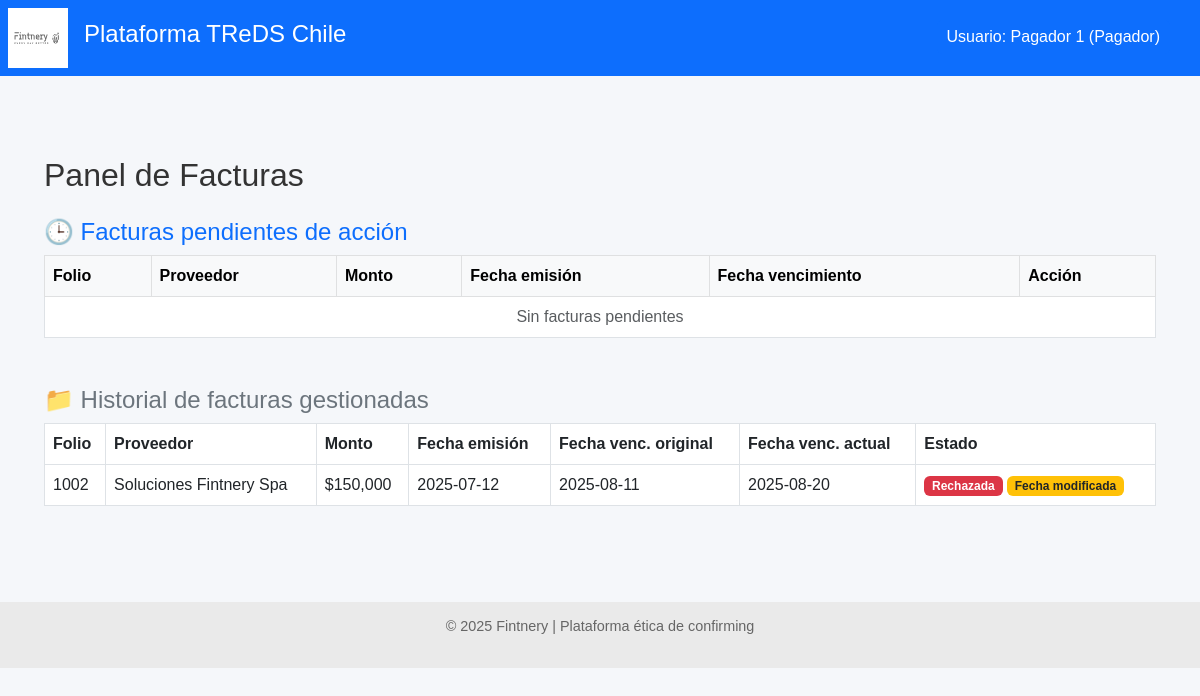
The app's page /pagador/facturas (signed in), older data.
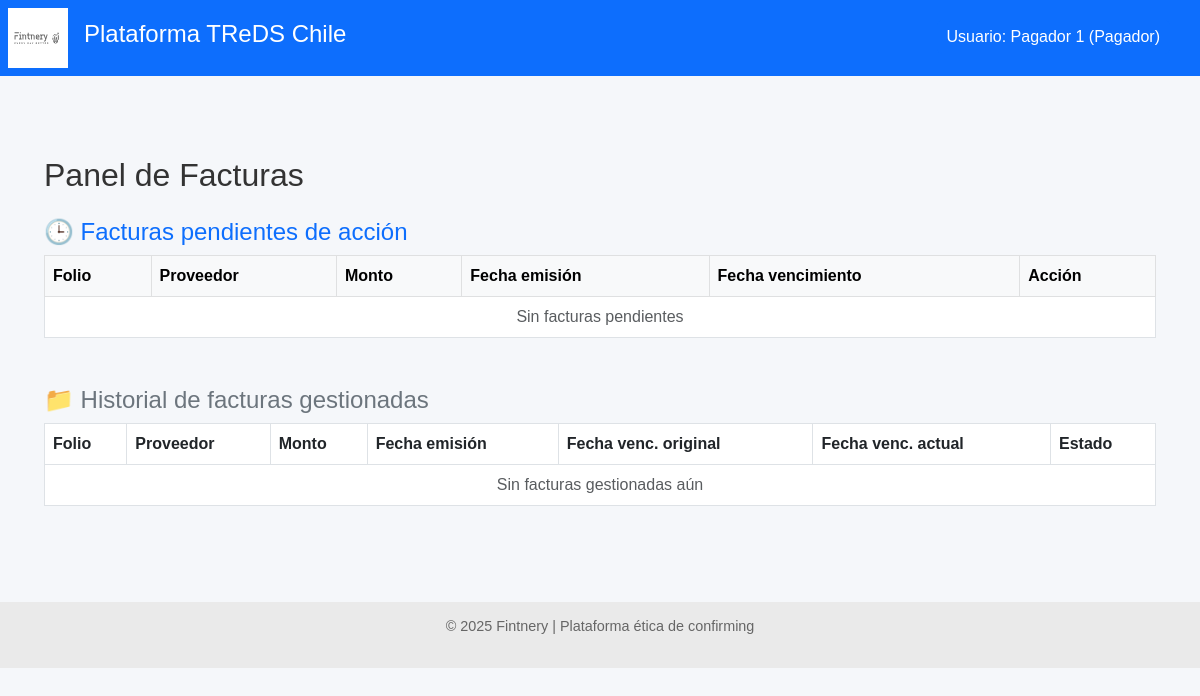
The same page, newer data.
### models.py (models this page shows)
class FacturaDB(Base):
    __tablename__ = "facturas"
    id = Column(Integer, primary_key=True, index=True)
    rut_emisor = Column(String, index=True)
    rut_receptor = Column(String)
    tipo_dte = Column(String)
    folio = Column(Integer)
    monto = Column(Integer)
    estado_dte = Column(String)
    razon_social_emisor = Column(String)
    razon_social_receptor = Column(String)
    fecha_emision = Column(Date)
    fecha_vencimiento = Column(Date)
    fecha_vencimiento_original = Column(Date, nullable=True)
    modificacion_aceptada_por_proveedor = Column(Boolean, nullable=True, default=None)
    confirming_solicitado = Column(Boolean, default=False)
    origen_confirmacion = Column(String, default="Desconocido")
    financiador_adjudicado = Column(Integer, ForeignKey("financiadores.id"), nullable=True)
    proveedor_id = Column(Integer, ForeignKey("proveedores.id"))
    proveedor = relationship("Proveedor", back_populates="facturas")
    pagador_id = Column(Integer, ForeignKey("pagadores.id"))
    pagador = relationship("Pagador", back_populates="facturas")
    ofertas = relationship("OfertaFinanciamiento", back_populates="factura")
    financiador = relationship(
        "Financiador",
        primaryjoin=Financiador.id == foreign(cast(financiador_adjudicado, Integer)), viewonly=True,
        uselist=False,
    )

### routers/pagador.py (the view)
@router.get("/facturas")
def ver_facturas_pagador(request: Request, db: Session = Depends(get_db)):
    pagador_id = request.session.get("pagador_id")
    if not pagador_id:
        return RedirectResponse(url="/pagador/login", status_code=303)
    pagador = db.query(Pagador).get(pagador_id)
    if not pagador:
        request.session.clear()
        return RedirectResponse(url="/pagador/login", status_code=303)
    facturas_pendientes = db.query(FacturaDB).filter(
        FacturaDB.rut_receptor == pagador.rut,
        FacturaDB.estado_dte == "Confirmación solicitada al pagador"
    ).all()
    facturas_gestionadas = db.query(FacturaDB).filter(
        FacturaDB.rut_receptor == pagador.rut,
        FacturaDB.estado_dte.in_(["Confirmada por pagador", "Rechazada por pagador"])
    ).all()
    return templates.TemplateResponse(
        "facturas_pagador.html",
        {
            "request": request,
            "facturas_pendientes": facturas_pendientes,
            "facturas_gestionadas": facturas_gestionadas,
            "pagador_nombre": pagador.nombre
        }
    )

### templates/facturas_pagador.html (shortened to what this page needs)
{% extends "base.html" %}
{% block content %}
<div class="container mt-5">
    <h2 class="mb-4">Panel de Facturas</h2>
    <h4 class="text-primary">🕒 Facturas pendientes de acción</h4>
    <table class="table table-bordered table-hover bg-white mb-5">
        <thead class="table-light">
            <tr>
                <th>Folio</th>
                <th>Proveedor</th>
                <th>Monto</th>
                <th>Fecha emisión</th>
                <th>Fecha vencimiento</th>
                <th>Acción</th>
            </tr>
        </thead>
        <tbody>
        {% for f in facturas_pendientes %}
            <tr>
                <td>{{ f.folio }}</td>
                <td>{{ f.razon_social_emisor }}</td>
                <td>${{ "{:,.0f}".format(f.monto) }}</td>
                <td>{{ f.fecha_emision }}</td>
                <td>
                    <form method="post" action="/pagador/editar-vencimiento/{{ f.id }}" class="d-flex">
                        <input type="date" name="nueva_fecha_vencimiento" class="form-control form-control-sm me-2" value="{{ f.fecha_vencimiento }}">
                        <button type="submit" class="btn btn-sm btn-outline-secondary">Cambiar</button>
                    </form>
                </td>
                <td>
                    <form method="post" action="/pagador/confirmar-factura/{{ f.id }}" style="display:inline;">
                        <button class="btn btn-sm btn-success">Confirmar</button>
                    </form>
                    <form method="post" action="/pagador/rechazar-factura/{{ f.id }}" style="display:inline;">
                        <button class="btn btn-sm btn-danger">Rechazar</button>
                    </form>
                </td>
            </tr>
        {% else %}
            <tr><td colspan="6" class="text-center text-muted">Sin facturas pendientes</td></tr>
        {% endfor %}
        </tbody>
    </table>
    <h4 class="text-secondary">📁 Historial de facturas gestionadas</h4>
    <table class="table table-bordered table-hover bg-light">
            <tr>
                <th>Folio</th>
                <th>Proveedor</th>
                <th>Monto</th>
                <th>Fecha emisión</th>
                <th>Fecha venc. original</th>
                <th>Fecha venc. actual</th>
                <th>Estado</th>
            </tr>
        <tbody>
        {% for f in facturas_gestionadas %}
            <tr>
                <td>{{ f.folio }}</td>
                <td>{{ f.razon_social_emisor }}</td>
                <td>${{ "{:,.0f}".format(f.monto) }}</td>
                <td>{{ f.fecha_emision }}</td>
                <td>{{ f.fecha_vencimiento_original }}</td>
                <td>{{ f.fecha_vencimiento }}</td>
                <td>
                    {% if f.estado_dte == "Confirmada por pagador" %}
                        <span class="badge bg-success">Confirmada</span>
                    {% elif f.estado_dte == "Rechazada por pagador" %}
                        <span class="badge bg-danger">Rechazada</span>
                    {% endif %}
                    {% if f.fecha_vencimiento != f.fecha_vencimiento_original %}
                        <span class="badge bg-warning text-dark">Fecha modificada</span>
                    {% endif %}
                </td>
            </tr>
        {% else %}
            <tr><td colspan="7" class="text-center text-muted">Sin facturas gestionadas aún</td></tr>
        {% endfor %}
        </tbody>
    </table>
</div>
{% endblock %}

Row changes from the older to the newer data that the page shows:
no longer on this page (row edited): FacturaDB: folio "1002", razon_social_emisor "Soluciones Fintnery Spa", monto "150,000", fecha_emision "2025-07-12", fecha_vencimiento_original "2025-08-11", fecha_vencimiento "2025-08-20", shows "Rechazada", shows "Fecha modificada"
Text that changed along with them:
text now shown: "Sin facturas gestionadas aún"
